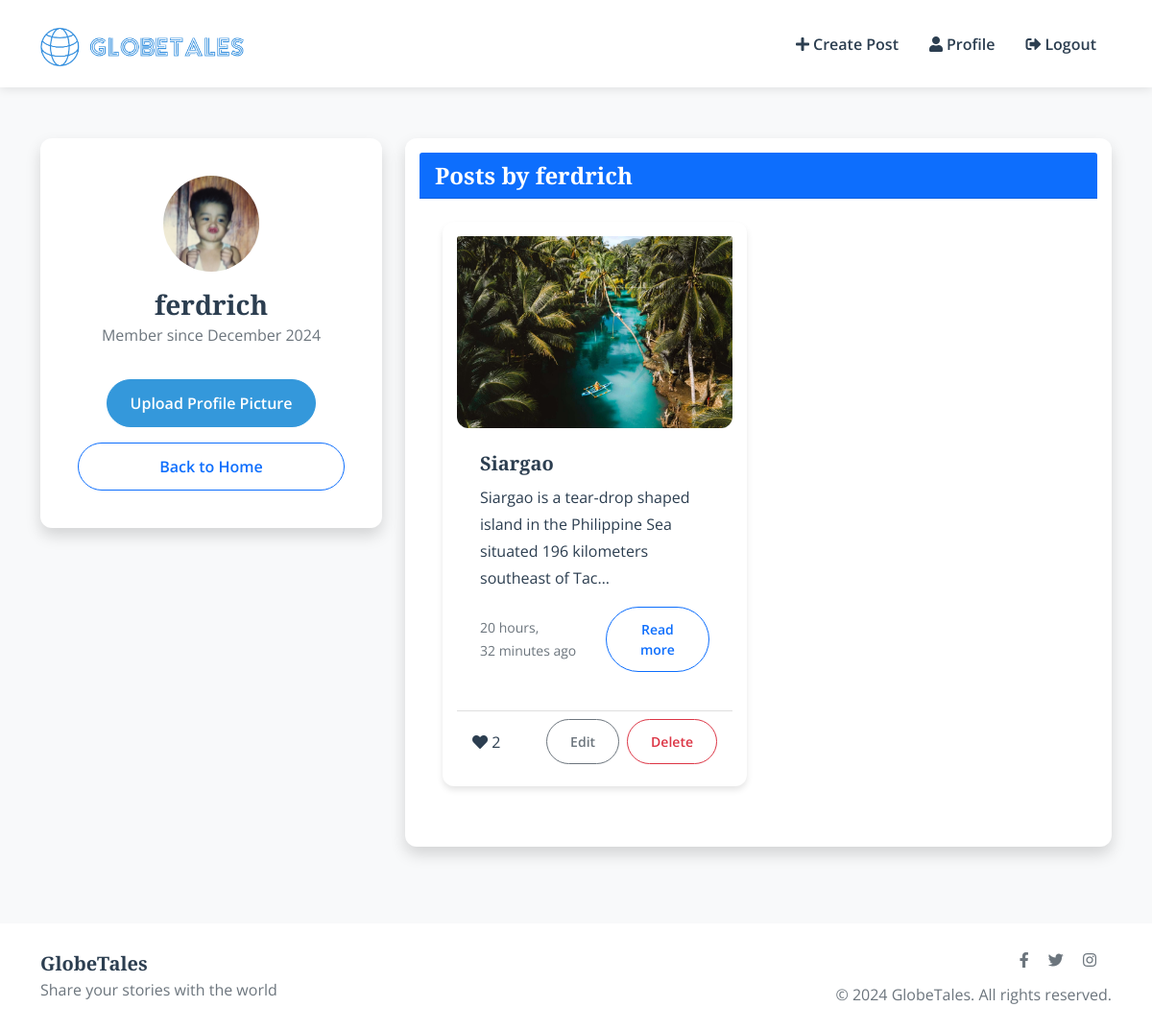
Screenshot of /accounts/profile/ferdrich/ (signed in) with the database file from the repository.
### accounts/models.py (models this page shows, shortened)
class Profile(models.Model):
    user = models.OneToOneField(User, on_delete=models.CASCADE, related_name='user_profile')
    avatar = models.ImageField(upload_to='profile_pics/', null=True, blank=True)

### blog/models.py (models this page shows)
class Post(models.Model):
    title = models.CharField(max_length=200, default='Untitled')
    caption = models.TextField()
    image = models.ImageField(upload_to='posts/')
    author = models.ForeignKey(User, on_delete=models.CASCADE)
    created_at = models.DateTimeField(auto_now_add=True)
    updated_at = models.DateTimeField(auto_now=True)
    likes = models.ManyToManyField(User, related_name='liked_posts', blank=True)

### accounts/views.py (the view)
# urls.py: path('profile/', views.profile_redirect, name='profile_redirect'),
@login_required
def profile(request, username):
    user = get_object_or_404(User, username=username)
    if request.user != user:
        messages.error(request, "You cannot edit another user's profile.")
        return redirect('index')
    if request.method == 'POST':
        form = ProfileUpdateForm(request.POST, request.FILES, instance=user.user_profile)
        if form.is_valid():
            form.save()
            messages.success(request, 'Your profile has been updated!')
            return redirect('profile', username=username)
    else:
        form = ProfileUpdateForm(instance=user.user_profile)
    posts = Post.objects.filter(author=user).order_by('-created_at')
    context = {
        'form': form,
        'posts': posts,
        'profile_user': user,
    }
    return render(request, 'accounts/profile.html', context)

### accounts/templatetags/user_tags.py (called while the page is built, shortened)
@register.simple_tag
def user_avatar(user, size=40):
    try:
        if hasattr(user, 'user_profile'):
            profile = user.user_profile
            if profile and profile.avatar:
                return format_html(
                    '<img src="{}" class="rounded-circle" width="{}" height="{}" alt="{}">',
                    profile.avatar.url, size, size, user.username
                )
    except (Profile.DoesNotExist, AttributeError):
        pass

### accounts/templates/accounts/profile.html (shortened to what this page needs)
{% extends 'base.html' %}
{% load user_tags %}
{% block content %}
<div class="container mt-5">
    <div class="row">
        <div class="col-md-4">
            <div class="card shadow mb-4">
                <div class="card-body text-center">
                    <div class="mb-3">
                        {% user_avatar profile_user 100 %}
                    </div>
                    <h3 class="mb-0">{{ profile_user.username }}</h3>
                    <p class="text-muted mb-3">Member since {{ profile_user.date_joined|date:"F Y" }}</p>
                    {% if user == profile_user %}
                    <div class="mt-3">
                        <button class="btn btn-primary" id="uploadButton">Upload Profile Picture</button>
                    </div>
                    {% endif %}
                    <div class="d-grid gap-2">
                        <a href="{% url 'index' %}" class="btn btn-outline-primary rounded-pill mt-3">Back to Home</a>
                    </div>
                </div>
            </div>
        </div>
        <div class="col-md-8">
            <div class="card shadow">
                <div class="card-header bg-primary text-white">
                    <h4 class="mb-0">Posts by {{ profile_user.username }}</h4>
                </div>
                <div class="card-body">
                    <div class="row">
                        {% for post in posts %}
                        <div class="col-md-6 mb-4">
                            <div class="card h-100">
                                {% if post.image %}
                                <img src="{{ post.image.url }}" class="card-img-top" alt="Post image" style="height: 200px; object-fit: cover;">
                                {% endif %}
                                <div class="card-body">
                                    <h5 class="card-title">{{ post.title }}</h5>
                                    <p class="card-text">{{ post.caption|truncatechars:100 }}</p>
                                    <div class="d-flex justify-content-between align-items-center">
                                        <p class="text-muted small mb-0">{{ post.created_at|timesince }} ago</p>
                                        <a href="{% url 'post_detail' post.pk %}" class="btn btn-sm btn-outline-primary rounded-pill">Read more</a>
                                    </div>
                                </div>
                                <div class="card-footer bg-white">
                                    <div class="d-flex justify-content-between align-items-center">
                                        <span>
                                            <i class="fas fa-heart"></i> {{ post.likes.count }}
                                        </span>
                                        {% if request.user == post.author %}
                                        <div class="d-flex gap-2">
                                            <a href="{% url 'edit_post' post.pk %}" class="btn btn-sm btn-outline-secondary rounded-pill">Edit</a>
                                            <form method="post" action="{% url 'delete_post' post.pk %}" class="d-inline">
                                                <button type="submit" class="btn btn-sm btn-outline-danger rounded-pill" onclick="return confirm('Are you sure you want to delete this post?');">Delete</button>
                                            </form>
                                        </div>
                                        {% endif %}
                                    </div>
                                </div>
                            </div>
                        </div>
                        {% empty %}
                        <div class="col-12 text-center">
                            <p class="lead">No posts yet.</p>
                        </div>
                        {% endfor %}
                    </div>
                </div>
            </div>
        </div>
    </div>
</div>
<link rel="stylesheet" href="https://cdnjs.cloudflare.com/ajax/libs/font-awesome/5.15.4/css/all.min.css">
{% endblock %}

### static/css/style.css (style rules this page uses)
:root { --primary-color: #2c3e50; --secondary-color: #3498db; --accent-color: #e74c3c; --background-color: #f8f9fa; --text-color: #2c3e50; --border-radius: 12px; --spacing-unit: 1rem; --transition-speed: 0.3s; }
body { font-family: 'Open Sans', sans-serif; font-size: 16px; line-height: 1.75; color: var(--text-color); background-color: var(--background-color); }
h1, h2, h3, h4, h5, h6 { font-family: 'Playfair Display', serif; font-weight: 700; line-height: 1.3; margin-bottom: var(--spacing-unit); }
h3 { font-size: 1.75rem; }
h4 { font-size: 1.5rem; }
h5 { font-size: 1.25rem; }
.card { border: none; border-radius: var(--border-radius); box-shadow: 0 4px 6px rgba(0,0,0,0.1); margin-bottom: var(--spacing-unit); transition: transform var(--transition-speed) ease; overflow: hidden; height: auto; padding: 15px; display: flex; flex-direction: column; }
.card-body { flex: 1; padding: 1.5rem; display: flex; flex-direction: column; }
.btn { padding: 0.75rem 1.5rem; border-radius: 50px; font-weight: 600; transition: all var(--transition-speed) ease; }
.btn-primary { background-color: var(--secondary-color); border-color: var(--secondary-color); }
.text-muted { color: #6c757d !important; }
img { max-width: 100%; height: auto; border-radius: var(--border-radius); }

### rows the page displays
Post: image (picture), title "Siargao", caption "Siargao is a tear-drop shaped island in the Philippine Sea situated 196 kilometers southeast of Tac…", created_at "20 hours, 32 minutes", likes.count "2", shows "Edit"

### other values shown
{{ profile_user.username }} "ferdrich"
{{ profile_user.date_joined|date:"F Y" }} "December 2024"
